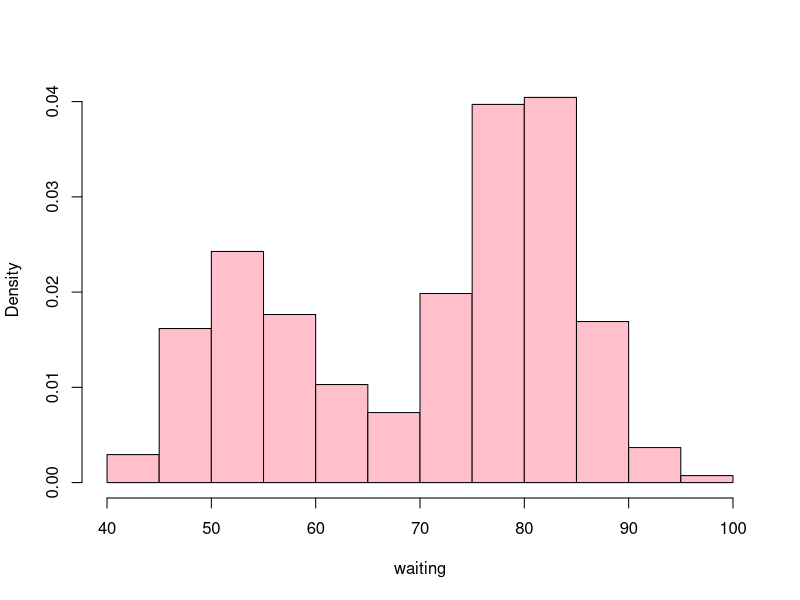
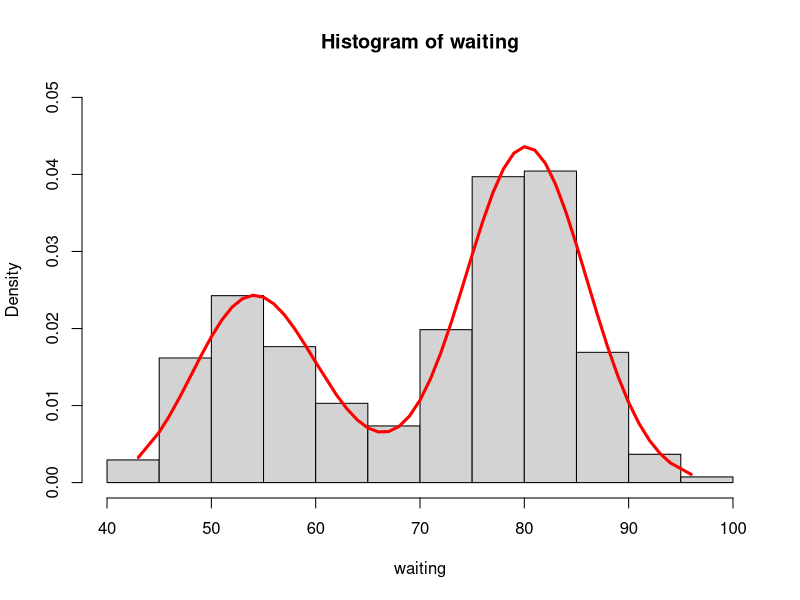
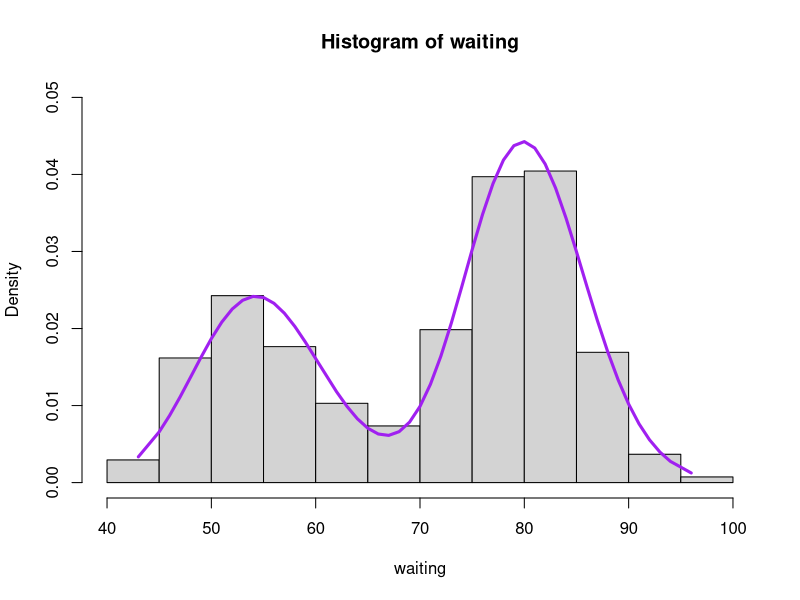
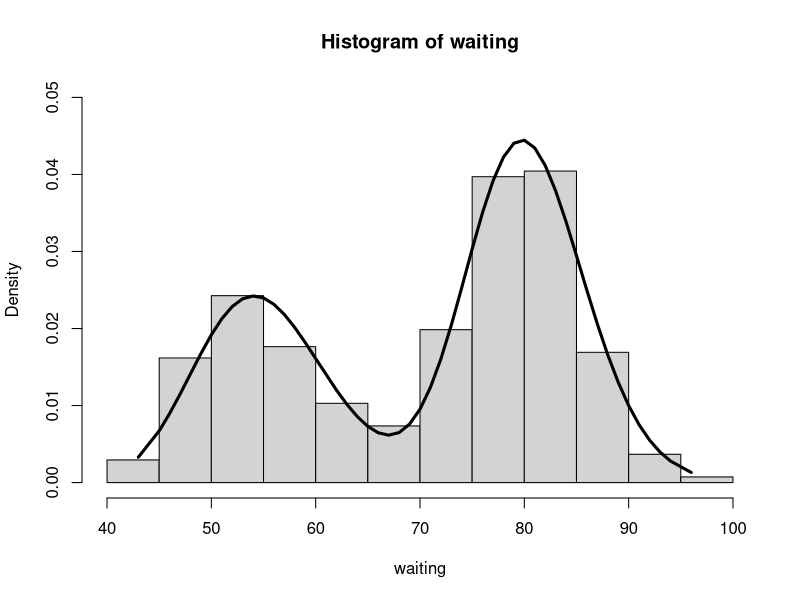

These charts were generated, in order, by the following R code:
## ---- chunk 1
attach(faithful)
hist(faithful$waiting,xlab = 'waiting',probability = T,col='pink',main='')
## ---- chunk 2
waiting=sort(waiting)
set.seed(330)
NegLogLikeMix1 <- function(theta,data){
  mu1 = exp(theta[1])
  sigma1 = exp(theta[2])
  mu2 = theta[3]
  sigma2 = exp(theta[4])
  p = exp(theta[5])/(1+exp(theta[5]))
  n = length(data)
  l = 0
  for(i in 1:n){
    l = l + log(p*dgamma(data[i],mu1,sigma1)
                +(1-p)*dnorm(data[i],mu2,sigma2))
  }
  return(-l)
}
theta_initial=c(3,0.45,80,9,0.35)
fit = optim(theta_initial,NegLogLikeMix1,data=waiting,control = list(maxit=1500))

theta_hat = fit$par
mu1_hat = exp(theta_hat[1])
sigma1_hat = exp(theta_hat[2])
mu2_hat = theta_hat[3]
sigma2_hat = exp(theta_hat[4])
p_hat = exp(theta_hat[5])/(1+exp(theta_hat[5]))

f1=c(mu1_hat,sigma1_hat,mu2_hat,sigma2_hat,p_hat)

AIC1=length(theta_hat)*2+2*fit$value
cat("AIC for model 1 is ",AIC1)

hist(waiting,probability=T,ylim=c(0,0.05))
lines(waiting,f1[5]*dgamma(waiting,f1[1],f1[2])+
        (1-f1[5])*dnorm(waiting,f1[3],f1[4]),col='red',lwd=3)

## ---- chunk 3

NegLogLikeMix2 <- function(theta2,data2){
  mu21 = exp(theta2[1])
  sigma21 = exp(theta2[2])
  mu22 = exp(theta2[3])
  sigma22 = exp(theta2[4])
  p = exp(theta2[5])/(1+exp(theta2[5]))
  n = length(data2)
  l = 0
  for(i in 1:n){
    l = l + log(p*dgamma(data2[i],mu21,sigma21)
                +(1-p)*dgamma(data2[i],mu22,sigma22))
  }
  return(-l)
}
theta2_initial=c(4,0,4,0,0.4)
fit2 = optim(theta2_initial,NegLogLikeMix2,data=waiting,control = list(maxit=1500))

theta2_hat = fit2$par

mu21_hat = exp(theta2_hat[1])
sigma21_hat = exp(theta2_hat[2])
mu22_hat = exp(theta2_hat[3])
sigma22_hat = exp(theta2_hat[4])
p2_hat = exp(theta2_hat[5])/(1+exp(theta2_hat[5]))

f2=c(mu21_hat,sigma21_hat,mu22_hat,sigma22_hat,p2_hat)

AIC2= length(theta2_hat)*2+2*fit2$value
cat("AIC for model 2 is ",AIC2)

hist(waiting,probability=T,ylim=c(0,0.05))
lines(waiting,f2[5]*dgamma(waiting,f2[1],f2[2])+
        (1-f2[5])*dgamma(waiting,f2[3],f2[4]),col='purple',lwd=3)

## ---- chunk 4
NegLogLikeMix3 <- function(theta3,data3){
  mu31 = (theta3[1])
  sigma31 = exp(theta3[2])
  mu32 = (theta3[3])
  sigma32 = exp(theta3[4])
  p = exp(theta3[5])/(1+exp(theta3[5]))
  n = length(data3)
  l = 0
  for(i in 1:n){
    l = l + log(p*dlnorm(data3[i],meanlog=mu31,sdlog=sigma31)
                +(1-p)*dlnorm(data3[i],meanlog=mu32,sdlog=sigma32))
  }
  return(-l)
}
theta3_initial=c(2.76,-2.25,4.4,-2.6,0.35)
fit3 = optim(theta3_initial,NegLogLikeMix3,data=waiting,control = list(maxit=1500))

theta3_hat = fit3$par

mu31_hat = theta3_hat[1]
sigma31_hat = exp(theta3_hat[2])
mu32_hat = theta3_hat[3]
sigma32_hat = exp(theta3_hat[4])
p3_hat = exp(theta3_hat[5])/(1+exp(theta3_hat[5]))

final_vector=c(mu31_hat,sigma31_hat,mu32_hat,sigma32_hat,p3_hat)

AIC3=length(theta3_hat)*2+2*fit3$value
cat("AIC for model 3 is ",AIC3)

hist(waiting,probability=T,ylim=c(0,0.05))
lines(waiting,final_vector[5]*dlnorm(waiting,final_vector[1],final_vector[2])+
        (1-final_vector[5])*dlnorm(waiting,final_vector[3],final_vector[4]),lwd=3)

cat("As AIC of model 3 is lowest, it is the most suitable model")
## ---- chunk 5

dMix<-function(x,theta){
  mu1 = theta[1]
  sigma1 = exp(theta[2])
  mu2 = theta[3]
  sigma2 = exp(theta[4])
  p = exp(theta[5])/(1+exp(theta[5]))
  f = theta[5]*dlnorm(x,theta[1],theta[2])+(1-theta[5])*dlnorm(x,theta[3],theta[4])
  return(f)
}

prob=integrate(dMix,60,70,final_vector)
## ---- chunk 6
prob
